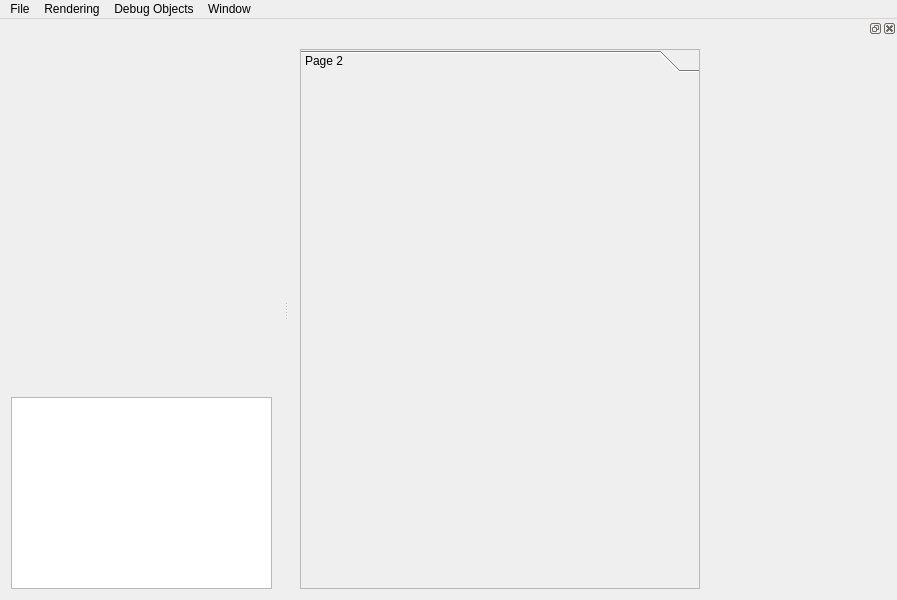
<?xml version="1.0" encoding="UTF-8"?>
<ui version="4.0">
 <class>cg3::viewer::MainWindow</class>
 <widget class="QMainWindow" name="cg3::viewer::MainWindow">
  <property name="geometry">
   <rect>
    <x>0</x>
    <y>0</y>
    <width>897</width>
    <height>600</height>
   </rect>
  </property>
  <property name="minimumSize">
   <size>
    <width>800</width>
    <height>600</height>
   </size>
  </property>
  <property name="baseSize">
   <size>
    <width>800</width>
    <height>600</height>
   </size>
  </property>
  <property name="windowTitle">
   <string/>
  </property>
  <widget class="QWidget" name="centralWidget">
   <layout class="QGridLayout" name="gridLayout">
    <item row="0" column="0">
     <widget class="cg3::viewer::GLCanvas" name="glCanvas" native="true">
      <property name="sizePolicy">
       <sizepolicy hsizetype="Preferred" vsizetype="Expanding">
        <horstretch>0</horstretch>
        <verstretch>0</verstretch>
       </sizepolicy>
      </property>
     </widget>
    </item>
    <item row="1" column="0">
     <widget class="QTextEdit" name="console">
      <property name="sizePolicy">
       <sizepolicy hsizetype="Expanding" vsizetype="Minimum">
        <horstretch>0</horstretch>
        <verstretch>0</verstretch>
       </sizepolicy>
      </property>
     </widget>
    </item>
   </layout>
  </widget>
  <widget class="QMenuBar" name="menuBar">
   <property name="geometry">
    <rect>
     <x>0</x>
     <y>0</y>
     <width>897</width>
     <height>39</height>
    </rect>
   </property>
   <widget class="QMenu" name="menuFile">
    <property name="title">
     <string>Rendering</string>
    </property>
    <addaction name="actionChange_Background_Color"/>
    <addaction name="actionFit_Scene"/>
    <addaction name="actionReset_Point_of_View"/>
    <addaction name="actionPerspective_Orthographic_Camera_Mode"/>
    <addaction name="actionShow_Axis"/>
    <addaction name="actionUpdate_Canvas"/>
    <addaction name="separator"/>
    <addaction name="action2D_Mode"/>
    <addaction name="action3D_Mode"/>
   </widget>
   <widget class="QMenu" name="menuWindow">
    <property name="title">
     <string>Window</string>
    </property>
    <addaction name="actionFull_Screen"/>
    <addaction name="actionShow_Hide_Dock_Widget"/>
    <addaction name="actionShow_Hide_Console_Stream"/>
   </widget>
   <widget class="QMenu" name="menuFile_2">
    <property name="title">
     <string>File</string>
    </property>
    <addaction name="actionLoad_Point_of_View"/>
    <addaction name="actionLoad_Point_Of_View_from"/>
    <addaction name="actionSave_Point_Of_View"/>
    <addaction name="actionSave_Point_Of_View_as"/>
    <addaction name="actionSave_Snapshot"/>
   </widget>
   <widget class="QMenu" name="menuDebug_Objects">
    <property name="title">
     <string>Debug Objects</string>
    </property>
    <addaction name="actionEnable_Debug_Objects"/>
    <addaction name="actionDisable_Debug_Objects"/>
    <addaction name="separator"/>
   </widget>
   <addaction name="menuFile_2"/>
   <addaction name="menuFile"/>
   <addaction name="menuDebug_Objects"/>
   <addaction name="menuWindow"/>
  </widget>
  <widget class="QDockWidget" name="dockWidget">
   <property name="sizePolicy">
    <sizepolicy hsizetype="MinimumExpanding" vsizetype="Preferred">
     <horstretch>0</horstretch>
     <verstretch>0</verstretch>
    </sizepolicy>
   </property>
   <property name="minimumSize">
    <size>
     <width>608</width>
     <height>575</height>
    </size>
   </property>
   <property name="autoFillBackground">
    <bool>false</bool>
   </property>
   <property name="features">
    <set>QDockWidget::AllDockWidgetFeatures</set>
   </property>
   <property name="allowedAreas">
    <set>Qt::NoDockWidgetArea</set>
   </property>
   <attribute name="dockWidgetArea">
    <number>2</number>
   </attribute>
   <widget class="QWidget" name="dockWidgetContents">
    <property name="sizePolicy">
     <sizepolicy hsizetype="MinimumExpanding" vsizetype="Preferred">
      <horstretch>0</horstretch>
      <verstretch>0</verstretch>
     </sizepolicy>
    </property>
    <property name="layoutDirection">
     <enum>Qt::RightToLeft</enum>
    </property>
    <layout class="QGridLayout" name="gridLayout_2">
     <item row="0" column="0">
      <widget class="QScrollArea" name="scrollArea">
       <property name="sizePolicy">
        <sizepolicy hsizetype="Expanding" vsizetype="MinimumExpanding">
         <horstretch>0</horstretch>
         <verstretch>0</verstretch>
        </sizepolicy>
       </property>
       <property name="minimumSize">
        <size>
         <width>160</width>
         <height>0</height>
        </size>
       </property>
       <property name="layoutDirection">
        <enum>Qt::LeftToRight</enum>
       </property>
       <property name="frameShape">
        <enum>QFrame::NoFrame</enum>
       </property>
       <property name="frameShadow">
        <enum>QFrame::Plain</enum>
       </property>
       <property name="widgetResizable">
        <bool>true</bool>
       </property>
       <property name="alignment">
        <set>Qt::AlignLeading|Qt::AlignLeft|Qt::AlignTop</set>
       </property>
       <widget class="QWidget" name="scrollAreaWidgetContents">
        <property name="geometry">
         <rect>
          <x>0</x>
          <y>0</y>
          <width>160</width>
          <height>501</height>
         </rect>
        </property>
        <layout class="QVBoxLayout" name="verticalLayout_2"/>
       </widget>
      </widget>
     </item>
     <item row="0" column="1" rowspan="2">
      <widget class="QToolBox" name="toolBox">
       <property name="sizePolicy">
        <sizepolicy hsizetype="Expanding" vsizetype="Expanding">
         <horstretch>0</horstretch>
         <verstretch>0</verstretch>
        </sizepolicy>
       </property>
       <property name="minimumSize">
        <size>
         <width>400</width>
         <height>0</height>
        </size>
       </property>
       <property name="layoutDirection">
        <enum>Qt::LeftToRight</enum>
       </property>
       <property name="frameShape">
        <enum>QFrame::StyledPanel</enum>
       </property>
       <property name="frameShadow">
        <enum>QFrame::Raised</enum>
       </property>
       <property name="currentIndex">
        <number>0</number>
       </property>
       <widget class="QWidget" name="page_2">
        <property name="geometry">
         <rect>
          <x>0</x>
          <y>0</y>
          <width>398</width>
          <height>445</height>
         </rect>
        </property>
        <attribute name="label">
         <string>Page 2</string>
        </attribute>
       </widget>
      </widget>
     </item>
    </layout>
   </widget>
  </widget>
  <action name="actionSave_Snapshot">
   <property name="text">
    <string>Save Snapshot</string>
   </property>
   <property name="shortcut">
    <string>Ctrl+S</string>
   </property>
  </action>
  <action name="actionShow_Axis">
   <property name="text">
    <string>Show Axis</string>
   </property>
   <property name="shortcut">
    <string>A</string>
   </property>
  </action>
  <action name="actionFull_Screen">
   <property name="checkable">
    <bool>true</bool>
   </property>
   <property name="text">
    <string>Full Screen</string>
   </property>
   <property name="shortcut">
    <string>F11</string>
   </property>
  </action>
  <action name="actionUpdate_Canvas">
   <property name="text">
    <string>Update Canvas</string>
   </property>
   <property name="shortcut">
    <string>U</string>
   </property>
  </action>
  <action name="actionFit_Scene">
   <property name="text">
    <string>Fit Scene</string>
   </property>
   <property name="shortcut">
    <string>F</string>
   </property>
  </action>
  <action name="actionChange_Background_Color">
   <property name="text">
    <string>Change Background Color</string>
   </property>
  </action>
  <action name="actionSave_Point_Of_View">
   <property name="text">
    <string>Save Point Of View</string>
   </property>
   <property name="shortcut">
    <string>Ctrl+P</string>
   </property>
  </action>
  <action name="actionLoad_Point_of_View">
   <property name="text">
    <string>Load Point Of View</string>
   </property>
   <property name="shortcut">
    <string>Ctrl+L</string>
   </property>
  </action>
  <action name="actionShow_Hide_Dock_Widget">
   <property name="text">
    <string>Show/Hide Dock Widget</string>
   </property>
   <property name="shortcut">
    <string>Ctrl+H</string>
   </property>
  </action>
  <action name="actionLoad_Point_Of_View_from">
   <property name="text">
    <string>Load Point Of View from...</string>
   </property>
  </action>
  <action name="actionSave_Point_Of_View_as">
   <property name="text">
    <string>Save Point Of View as...</string>
   </property>
  </action>
  <action name="actionShow_Hide_Console_Stream">
   <property name="text">
    <string>Show/Hide Console Stream</string>
   </property>
   <property name="shortcut">
    <string>C</string>
   </property>
  </action>
  <action name="actionEnable_Debug_Objects">
   <property name="text">
    <string>Enable Debug Objects</string>
   </property>
   <property name="shortcut">
    <string>D</string>
   </property>
  </action>
  <action name="actionDisable_Debug_Objects">
   <property name="enabled">
    <bool>false</bool>
   </property>
   <property name="text">
    <string>Disable Debug Objects</string>
   </property>
   <property name="shortcut">
    <string>D</string>
   </property>
  </action>
  <action name="action2D_Mode">
   <property name="text">
    <string>2D Mode</string>
   </property>
   <property name="shortcut">
    <string>2</string>
   </property>
  </action>
  <action name="action3D_Mode">
   <property name="enabled">
    <bool>false</bool>
   </property>
   <property name="text">
    <string>3D Mode</string>
   </property>
   <property name="shortcut">
    <string>3</string>
   </property>
  </action>
  <action name="actionReset_Point_of_View">
   <property name="text">
    <string>Reset Point of View</string>
   </property>
  </action>
  <action name="actionPerspective_Orthographic_Camera_Mode">
   <property name="text">
    <string>Perspective/Orthographic Camera Mode</string>
   </property>
  </action>
 </widget>
 <layoutdefault spacing="6" margin="11"/>
 <customwidgets>
  <customwidget>
   <class>cg3::viewer::GLCanvas</class>
   <extends>QWidget</extends>
   <header>cg3/viewer/glcanvas.h</header>
   <container>1</container>
  </customwidget>
 </customwidgets>
 <resources/>
 <connections/>
</ui>
